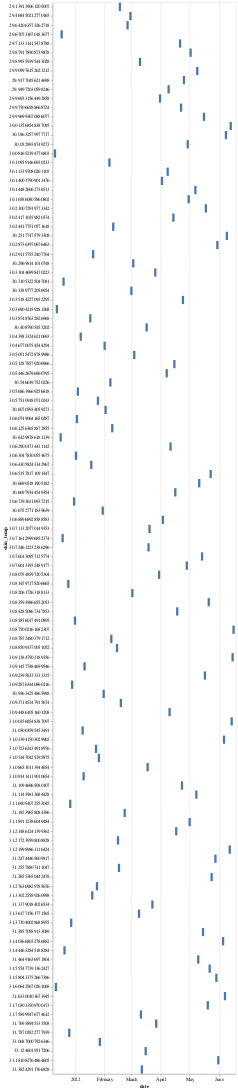

Source (notebook cell):
### Code cell
values = to_values(df)

alt.Chart.from_dict({
    "data": values,
    "mark": "bar",
    "encoding": {
        "x": {
            "field": "date",
            "type": "temporal",
        },
        "y": {
            "field": "skin_temp",
            "type": "nominal",
        },
    }
})

### Figure 1 — Vega-Lite specification as saved in the notebook (floating-point values rounded to 4 significant figures)
{"config": {"view": {"continuousWidth": 400, "continuousHeight": 300}}, "data": {"name": "data-a56706273315f98f33801e46f86eaec9"}, "mark": "bar", "encoding": {"x": {"field": "date", "type": "temporal"}, "y": {"field": "skin_temp", "type": "nominal"}}, "$schema": "https://vega.github.io/schema/vega-lite/v4.17.0.json", "datasets": {"data-a56706273315f98f33801e46f86eaec9": [{"date": "2022-03-04", "overall_score": 67, "composition_score": 17, "revitalization_score": 15, "duration_score": 35, "deep_sleep_in_minutes": 66, "resting_heart_rate": 60, "restlessness": 0.07348, "avg_bpm": 66.49, "Moon Phase": "New Moon", "skin_temp": 30.51}, {"date": "2022-03-10", "overall_score": 88, "composition_score": 21, "revitalization_score": 22, "duration_score": 45, "deep_sleep_in_minutes": 126, "resting_heart_rate": 60, "restlessness": 0.05469, "avg_bpm": 60.62, "Moon Phase": "First Quarter", "skin_temp": 29.9}, {"date": "2022-04-25", "overall_score": 56, "composition_score": 15, "revitalization_score": 15, "duration_score": 26, "deep_sleep_in_minutes": 23, "resting_heart_rate": 56, "restlessness": 0.1002, "avg_bpm": 60.97, "Moon Phase": "Third Quarter", "skin_temp": 29.92}, {"date": "2022-06-08", "overall_score": 75, "composition_score": 20, "revitalization_score": 19, "duration_score": 36, "deep_sleep_in_minutes": 69, "resting_heart_rate": 55, "restlessness": 0.08782, "avg_bpm": 59.4, "Moon Phase": "First Quarter", "skin_temp": 30.02}, {"date": "2022-01-01", "overall_score": 68, "composition_score": 19, "revitalization_score": 18, "duration_score": 31, "deep_sleep_in_minutes": 69, "resting_heart_rate": 60, "restlessness": 0.0812, "avg_bpm": 58.89, "Moon Phase": "New Moon", "skin_temp": 30.86}, {"date": "2022-06-09", "overall_score": 76, "composition_score": 22, "revitalization_score": 16, "duration_score": 38, "deep_sleep_in_minutes": 88, "resting_heart_rate": 54, "restlessness": 0.07064, "avg_bpm": 53.85, "Moon Phase": "First Quarter", "skin_temp": 30.25}, {"date": "2022-04-24", "overall_score": 68, "composition_score": 16, "revitalization_score": 15, "duration_score": 37, "deep_sleep_in_minutes": 49, "resting_heart_rate": 54, "restlessness": 0.07904, "avg_bpm": 68.52, "Moon Phase": "Third Quarter", "skin_temp": 30.35}, {"date": "2022-04-30", "overall_score": 78, "composition_score": 21, "revitalization_score": 18, "duration_score": 39, "deep_sleep_in_minutes": 81, "resting_heart_rate": 58, "restlessness": 0.07328, "avg_bpm": 61.29, "Moon Phase": "New Moon", "skin_temp": 30.17}, {"date": "2022-04-18", "overall_score": 84, "composition_score": 21, "revitalization_score": 22, "duration_score": 41, "deep_sleep_in_minutes": 71, "resting_heart_rate": 53, "restlessness": 0.07121, "avg_bpm": 53.88, "Moon Phase": "Full Moon", "skin_temp": 30.84}, {"date": "2022-03-11", "overall_score": 84, "composition_score": 21, "revitalization_score": 18, "duration_score": 45, "deep_sleep_in_minutes": 68, "resting_heart_rate": 58, "restlessness": 0.09281, "avg_bpm": 60.27, "Moon Phase": "First Quarter", "skin_temp": 31.76}, {"date": "2022-01-02", "overall_score": 84, "composition_score": 19, "revitalization_score": 20, "duration_score": 45, "deep_sleep_in_minutes": 81, "resting_heart_rate": 61, "restlessness": 0.06058, "avg_bpm": 66.38, "Moon Phase": "New Moon", "skin_temp": 30.63}, {"date": "2022-01-03", "overall_score": 68, "composition_score": 19, "revitalization_score": 15, "duration_score": 34, "deep_sleep_in_minutes": 58, "resting_heart_rate": 60, "restlessness": 0.0801, "avg_bpm": 59.81, "Moon Phase": "New Moon", "skin_temp": 30.61}, {"date": "2022-01-17", "overall_score": 80, "composition_score": 21, "revitalization_score": 21, "duration_score": 38, "deep_sleep_in_minutes": 69, "resting_heart_rate": 58, "restlessness": 0.06236, "avg_bpm": 58.72, "Moon Phase": "Full Moon", "skin_temp": 30.39}, {"date": "2022-03-12", "overall_score": 87, "composition_score": 22, "revitalization_score": 20, "duration_score": 45, "deep_sleep_in_minutes": 95, "resting_heart_rate": 58, "restlessness": 0.07602, "avg_bpm": 64.24, "Moon Phase": "First Quarter", "skin_temp": 33.38}, {"date": "2022-04-23", "overall_score": 76, "composition_score": 20, "revitalization_score": 21, "duration_score": 35, "deep_sleep_in_minutes": 102, "resting_heart_rate": 56, "restlessness": 0.1007, "avg_bpm": 59.54, "Moon Phase": "Third Quarter", "skin_temp": 31.11}, {"date": "2022-03-16", "overall_score": 78, "composition_score": 17, "revitalization_score": 20, "duration_score": 41, "deep_sleep_in_minutes": 82, "resting_heart_rate": 58, "restlessness": 0.06918, "avg_bpm": 56.09, "Moon Phase": "Full Moon", "skin_temp": 33.12}, {"date": "2022-03-02", "overall_score": 76, "composition_score": 18, "revitalization_score": 19, "duration_score": 39, "deep_sleep_in_minutes": 88, "resting_heart_rate": 58, "restlessness": 0.07042, "avg_bpm": 62.25, "Moon Phase": "New Moon", "skin_temp": 30.82}, {"date": "2022-01-07", "overall_score": 69, "composition_score": 19, "revitalization_score": 14, "duration_score": 36, "deep_sleep_in_minutes": 89, "resting_heart_rate": 62, "restlessness": 0.06674, "avg_bpm": 69.11, "Moon Phase": "First Quarter", "skin_temp": 30.44}, {"date": "2022-03-03", "overall_score": 78, "composition_score": 21, "revitalization_score": 16, "duration_score": 41, "deep_sleep_in_minutes": 96, "resting_heart_rate": 58, "restlessness": 0.06867, "avg_bpm": 67.02, "Moon Phase": "New Moon", "skin_temp": 30.3}, {"date": "2022-03-17", "overall_score": 87, "composition_score": 21, "revitalization_score": 21, "duration_score": 45, "deep_sleep_in_minutes": 66, "resting_heart_rate": 57, "restlessness": 0.08371, "avg_bpm": 57.63, "Moon Phase": "Full Moon", "skin_temp": 30.41}, {"date": "2022-04-22", "overall_score": 79, "composition_score": 22, "revitalization_score": 17, "duration_score": 40, "deep_sleep_in_minutes": 103, "resting_heart_rate": 55, "restlessness": 0.07251, "avg_bpm": 55.62, "Moon Phase": "Third Quarter", "skin_temp": 29.98}, {"date": "2022-04-08", "overall_score": 82, "composition_score": 21, "revitalization_score": 22, "duration_score": 39, "deep_sleep_in_minutes": 68, "resting_heart_rate": 61, "restlessness": 0.07649, "avg_bpm": 61.77, "Moon Phase": "First Quarter", "skin_temp": 30.11}, {"date": "2022-03-01", "overall_score": 83, "composition_score": 21, "revitalization_score": 20, "duration_score": 42, "deep_sleep_in_minutes": 67, "resting_heart_rate": 58, "restlessness": 0.04676, "avg_bpm": 60.2, "Moon Phase": "New Moon", "skin_temp": 30.34}, {"date": "2022-01-04", "overall_score": 81, "composition_score": 22, "revitalization_score": 21, "duration_score": 38, "deep_sleep_in_minutes": 91, "resting_heart_rate": 62, "restlessness": 0.06529, "avg_bpm": 62.94, "Moon Phase": "New Moon", "skin_temp": 30.57}, {"date": "2022-01-10", "overall_score": 84, "composition_score": 21, "revitalization_score": 22, "duration_score": 41, "deep_sleep_in_minutes": 62, "resting_heart_rate": 63, "restlessness": 0.05579, "avg_bpm": 58.77, "Moon Phase": "First Quarter", "skin_temp": 31.09}, {"date": "2022-01-11", "overall_score": 73, "composition_score": 17, "revitalization_score": 21, "duration_score": 35, "deep_sleep_in_minutes": 77, "resting_heart_rate": 61, "restlessness": 0.06716, "avg_bpm": 61.55, "Moon Phase": "First Quarter", "skin_temp": 30.91}, {"date": "2022-04-09", "overall_score": 74, "composition_score": 17, "revitalization_score": 17, "duration_score": 40, "deep_sleep_in_minutes": 54, "resting_heart_rate": 58, "restlessness": 0.1098, "avg_bpm": 61.55, "Moon Phase": "First Quarter", "skin_temp": 29.95}, {"date": "2022-04-21", "overall_score": 76, "composition_score": 21, "revitalization_score": 14, "duration_score": 41, "deep_sleep_in_minutes": 68, "resting_heart_rate": 55, "restlessness": 0.05571, "avg_bpm": 64.03, "Moon Phase": "Third Quarter", "skin_temp": 29.71}, {"date": "2021-12-17", "overall_score": 72, "composition_score": 18, "revitalization_score": 20, "duration_score": 34, "deep_sleep_in_minutes": 58, "resting_heart_rate": 61, "restlessness": 0.08156, "avg_bpm": 61.4, "Moon Phase": "Full Moon", "skin_temp": 30.61}, {"date": "2022-05-07", "overall_score": 79, "composition_score": 19, "revitalization_score": 20, "duration_score": 40, "deep_sleep_in_minutes": 66, "resting_heart_rate": 56, "restlessness": 0.06505, "avg_bpm": 57.23, "Moon Phase": "First Quarter", "skin_temp": 30.14}, {"date": "2022-02-18", "overall_score": 78, "composition_score": 21, "revitalization_score": 16, "duration_score": 41, "deep_sleep_in_minutes": 70, "resting_heart_rate": 57, "restlessness": 0.09472, "avg_bpm": 58.8, "Moon Phase": "Full Moon", "skin_temp": 30.94}, {"date": "2022-05-11", "overall_score": 77, "composition_score": 17, "revitalization_score": 20, "duration_score": 40, "deep_sleep_in_minutes": 92, "resting_heart_rate": 56, "restlessness": 0.08566, "avg_bpm": 63.62, "Moon Phase": "First Quarter", "skin_temp": 30.67}, {"date": "2021-12-29", "overall_score": 78, "composition_score": 17, "revitalization_score": 21, "duration_score": 40, "deep_sleep_in_minutes": 85, "resting_heart_rate": 63, "restlessness": 0.0903, "avg_bpm": 60.96, "Moon Phase": "Third Quarter", "skin_temp": 30.93}, {"date": "2022-02-25", "overall_score": 75, "composition_score": 17, "revitalization_score": 21, "duration_score": 37, "deep_sleep_in_minutes": 51, "resting_heart_rate": 57, "restlessness": 0.07055, "avg_bpm": 54.95, "Moon Phase": "Third Quarter", "skin_temp": 29.64}, {"date": "2021-12-28", "overall_score": 80, "composition_score": 19, "revitalization_score": 16, "duration_score": 45, "deep_sleep_in_minutes": 116, "resting_heart_rate": 62, "restlessness": 0.09512, "avg_bpm": 63.18, "Moon Phase": "Third Quarter", "skin_temp": 31.37}, {"date": "2022-05-10", "overall_score": 77, "composition_score": 21, "revitalization_score": 15, "duration_score": 41, "deep_sleep_in_minutes": 100, "resting_heart_rate": 56, "restlessness": 0.0872, "avg_bpm": 56.93, "Moon Phase": "First Quarter", "skin_temp": 31.46}, {"date": "2022-05-28", "overall_score": 69, "composition_score": 17, "revitalization_score": 15, "duration_score": 37, "deep_sleep_in_minutes": 55, "resting_heart_rate": 55, "restlessness": 0.06991, "avg_bpm": 55.46, "Moon Phase": "New Moon", "skin_temp": 31.25}, {"date": "2022-05-14", "overall_score": 73, "composition_score": 15, "revitalization_score": 23, "duration_score": 35, "deep_sleep_in_minutes": 92, "resting_heart_rate": 55, "restlessness": 0.06744, "avg_bpm": 56.99, "Moon Phase": "Full Moon", "skin_temp": 30.76}, {"date": "2022-02-09", "overall_score": 80, "composition_score": 22, "revitalization_score": 18, "duration_score": 40, "deep_sleep_in_minutes": 89, "resting_heart_rate": 61, "restlessness": 0.07565, "avg_bpm": 61.81, "Moon Phase": "First Quarter", "skin_temp": 30.61}, {"date": "2022-02-08", "overall_score": 80, "composition_score": 20, "revitalization_score": 18, "duration_score": 42, "deep_sleep_in_minutes": 82, "resting_heart_rate": 61, "restlessness": 0.06256, "avg_bpm": 62.13, "Moon Phase": "First Quarter", "skin_temp": 30.88}, {"date": "2022-05-01", "overall_score": 74, "composition_score": 18, "revitalization_score": 17, "duration_score": 39, "deep_sleep_in_minutes": 61, "resting_heart_rate": 58, "restlessness": 0.09802, "avg_bpm": 58.11, "Moon Phase": "New Moon", "skin_temp": 31.19}, {"date": "2022-05-15", "overall_score": 76, "composition_score": 22, "revitalization_score": 17, "duration_score": 37, "deep_sleep_in_minutes": 97, "resting_heart_rate": 53, "restlessness": 0.09939, "avg_bpm": 51.21, "Moon Phase": "Full Moon", "skin_temp": 31.39}, {"date": "2021-12-11", "overall_score": 68, "composition_score": 17, "revitalization_score": 18, "duration_score": 33, "deep_sleep_in_minutes": 78, "resting_heart_rate": 60, "restlessness": 0.1108, "avg_bpm": 60.39, "Moon Phase": "First Quarter", "skin_temp": 30.08}, {"date": "2022-05-29", "overall_score": 76, "composition_score": 19, "revitalization_score": 21, "duration_score": 36, "deep_sleep_in_minutes": 95, "resting_heart_rate": 56, "restlessness": 0.07508, "avg_bpm": 59.22, "Moon Phase": "New Moon", "skin_temp": 31.58}, {"date": "2021-12-13", "overall_score": 75, "composition_score": 17, "revitalization_score": 21, "duration_score": 37, "deep_sleep_in_minutes": 76, "resting_heart_rate": 58, "restlessness": 0.08136, "avg_bpm": 62.73, "Moon Phase": "First Quarter", "skin_temp": 30.37}, {"date": "2022-02-22", "overall_score": 80, "composition_score": 20, "revitalization_score": 19, "duration_score": 41, "deep_sleep_in_minutes": 33, "resting_heart_rate": 57, "restlessness": 0.06562, "avg_bpm": 57.05, "Moon Phase": "Third Quarter", "skin_temp": 31.18}, {"date": "2022-05-17", "overall_score": 78, "composition_score": 18, "revitalization_score": 19, "duration_score": 41, "deep_sleep_in_minutes": 94, "resting_heart_rate": 50, "restlessness": 0.06465, "avg_bpm": 55.02, "Moon Phase": "Full Moon", "skin_temp": 30.92}, {"date": "2022-05-16", "overall_score": 80, "composition_score": 19, "revitalization_score": 22, "duration_score": 39, "deep_sleep_in_minutes": 86, "resting_heart_rate": 52, "restlessness": 0.07111, "avg_bpm": 51.23, "Moon Phase": "Full Moon", "skin_temp": 30.0}, {"date": "2022-05-02", "overall_score": 86, "composition_score": 22, "revitalization_score": 19, "duration_score": 45, "deep_sleep_in_minutes": 84, "resting_heart_rate": 58, "restlessness": 0.0644, "avg_bpm": 57.43, "Moon Phase": "New Moon", "skin_temp": 29.88}, {"date": "2021-12-12", "overall_score": 85, "composition_score": 20, "revitalization_score": 21, "duration_score": 44, "deep_sleep_in_minutes": 92, "resting_heart_rate": 60, "restlessness": 0.08574, "avg_bpm": 58.43, "Moon Phase": "First Quarter", "skin_temp": 31.61}, {"date": "2022-02-06", "overall_score": 76, "composition_score": 21, "revitalization_score": 14, "duration_score": 41, "deep_sleep_in_minutes": 73, "resting_heart_rate": 59, "restlessness": 0.06586, "avg_bpm": 68.57, "Moon Phase": "First Quarter", "skin_temp": 30.11}, {"date": "2022-02-07", "overall_score": 77, "composition_score": 20, "revitalization_score": 19, "duration_score": 38, "deep_sleep_in_minutes": 52, "resting_heart_rate": 61, "restlessness": 0.05937, "avg_bpm": 64.69, "Moon Phase": "First Quarter", "skin_temp": 30.55}, {"date": "2022-05-30", "overall_score": 75, "composition_score": 21, "revitalization_score": 17, "duration_score": 37, "deep_sleep_in_minutes": 70, "resting_heart_rate": 55, "restlessness": 0.05293, "avg_bpm": 58.09, "Moon Phase": "New Moon", "skin_temp": 30.29}, {"date": "2022-05-24", "overall_score": 74, "composition_score": 18, "revitalization_score": 20, "duration_score": 36, "deep_sleep_in_minutes": 47, "resting_heart_rate": 57, "restlessness": 0.08834, "avg_bpm": 57.46, "Moon Phase": "Third Quarter", "skin_temp": 31.27}, {"date": "2021-12-20", "overall_score": 79, "composition_score": 21, "revitalization_score": 21, "duration_score": 37, "deep_sleep_in_minutes": 80, "resting_heart_rate": 63, "restlessness": 0.1226, "avg_bpm": 57.2, "Moon Phase": "Full Moon", "skin_temp": 30.31}, {"date": "2022-05-18", "overall_score": 74, "composition_score": 21, "revitalization_score": 14, "duration_score": 39, "deep_sleep_in_minutes": 113, "resting_heart_rate": 50, "restlessness": 0.06726, "avg_bpm": 65.07, "Moon Phase": "Full Moon", "skin_temp": 30.21}, {"date": "2022-02-10", "overall_score": 83, "composition_score": 22, "revitalization_score": 22, "duration_score": 39, "deep_sleep_in_minutes": 101, "resting_heart_rate": 61, "restlessness": 0.06543, "avg_bpm": 60.05, "Moon Phase": "First Quarter", "skin_temp": 30.24}, {"date": "2021-12-21", "overall_score": 78, "composition_score": 20, "revitalization_score": 21, "duration_score": 37, "deep_sleep_in_minutes": 74, "resting_heart_rate": 62, "restlessness": 0.08783, "avg_bpm": 61.23, "Moon Phase": "Full Moon", "skin_temp": 31.44}, {"date": "2022-05-31", "overall_score": 79, "composition_score": 20, "revitalization_score": 18, "duration_score": 41, "deep_sleep_in_minutes": 90, "resting_heart_rate": 55, "restlessness": 0.06713, "avg_bpm": 55.69, "Moon Phase": "New Moon", "skin_temp": 33.18}, {"date": "2021-12-25", "overall_score": 82, "composition_score": 21, "revitalization_score": 22, "duration_score": 39, "deep_sleep_in_minutes": 73, "resting_heart_rate": 61, "restlessness": 0.07479, "avg_bpm": 63.87, "Moon Phase": "Third Quarter", "skin_temp": 30.81}, {"date": "2022-05-09", "overall_score": 78, "composition_score": 21, "revitalization_score": 16, "duration_score": 41, "deep_sleep_in_minutes": 66, "resting_heart_rate": 55, "restlessness": 0.09082, "avg_bpm": 57.77, "Moon Phase": "First Quarter", "skin_temp": 29.91}, {"date": "2022-02-14", "overall_score": 72, "composition_score": 18, "revitalization_score": 19, "duration_score": 35, "deep_sleep_in_minutes": 76, "resting_heart_rate": 58, "restlessness": 0.08426, "avg_bpm": 57.19, "Moon Phase": "Full Moon", "skin_temp": 30.89}, {"date": "2021-12-31", "overall_score": 88, "composition_score": 22, "revitalization_score": 20, "duration_score": 46, "deep_sleep_in_minutes": 86, "resting_heart_rate": 61, "restlessness": 0.05209, "avg_bpm": 66.79, "Moon Phase": "New Moon", "skin_temp": 30.67}, {"date": "2021-12-19", "overall_score": 71, "composition_score": 21, "revitalization_score": 15, "duration_score": 35, "deep_sleep_in_minutes": 80, "resting_heart_rate": 61, "restlessness": 0.08219, "avg_bpm": 62.2, "Moon Phase": "Full Moon", "skin_temp": 30.72}, {"date": "2022-02-28", "overall_score": 74, "composition_score": 17, "revitalization_score": 20, "duration_score": 37, "deep_sleep_in_minutes": 58, "resting_heart_rate": 59, "restlessness": 0.08381, "avg_bpm": 59.77, "Moon Phase": "New Moon", "skin_temp": 29.47}, {"date": "2022-05-21", "overall_score": 77, "composition_score": 21, "revitalization_score": 19, "duration_score": 37, "deep_sleep_in_minutes": 72, "resting_heart_rate": 57, "restlessness": 0.06889, "avg_bpm": 55.74, "Moon Phase": "Third Quarter", "skin_temp": 30.84}, {"date": "2022-05-20", "overall_score": 65, "composition_score": 17, "revitalization_score": 14, "duration_score": 34, "deep_sleep_in_minutes": 57, "resting_heart_rate": 54, "restlessness": 0.09637, "avg_bpm": 60.49, "Moon Phase": "Third Quarter", "skin_temp": 31.7}, {"date": "2021-12-18", "overall_score": 82, "composition_score": 19, "revitalization_score": 19, "duration_score": 44, "deep_sleep_in_minutes": 61, "resting_heart_rate": 61, "restlessness": 0.1211, "avg_bpm": 68.86, "Moon Phase": "Full Moon", "skin_temp": 29.67}, {"date": "2022-02-15", "overall_score": 83, "composition_score": 21, "revitalization_score": 21, "duration_score": 41, "deep_sleep_in_minutes": 64, "resting_heart_rate": 58, "restlessness": 0.0705, "avg_bpm": 58.47, "Moon Phase": "Full Moon", "skin_temp": 31.22}, {"date": "2022-05-08", "overall_score": 76, "composition_score": 20, "revitalization_score": 16, "duration_score": 40, "deep_sleep_in_minutes": 71, "resting_heart_rate": 54, "restlessness": 0.1043, "avg_bpm": 61.44, "Moon Phase": "First Quarter", "skin_temp": 31.11}, {"date": "2022-02-01", "overall_score": 81, "composition_score": 21, "revitalization_score": 19, "duration_score": 41, "deep_sleep_in_minutes": 54, "resting_heart_rate": 59, "restlessness": 0.06438, "avg_bpm": 64.13, "Moon Phase": "New Moon", "skin_temp": 30.47}, {"date": "2022-02-17", "overall_score": 74, "composition_score": 20, "revitalization_score": 18, "duration_score": 36, "deep_sleep_in_minutes": 67, "resting_heart_rate": 57, "restlessness": 0.07605, "avg_bpm": 66.12, "Moon Phase": "Full Moon", "skin_temp": 29.14}, {"date": "2021-12-26", "overall_score": 72, "composition_score": 17, "revitalization_score": 16, "duration_score": 39, "deep_sleep_in_minutes": 58, "resting_heart_rate": 61, "restlessness": 0.06397, "avg_bpm": 63.26, "Moon Phase": "Third Quarter", "skin_temp": 31.79}, {"date": "2022-05-22", "overall_score": 71, "composition_score": 17, "revitalization_score": 19, "duration_score": 35, "deep_sleep_in_minutes": 49, "resting_heart_rate": 56, "restlessness": 0.07432, "avg_bpm": 57.73, "Moon Phase": "Third Quarter", "skin_temp": 31.56}, {"date": "2022-05-23", "overall_score": 75, "composition_score": 21, "revitalization_score": 17, "duration_score": 37, "deep_sleep_in_minutes": 48, "resting_heart_rate": 56, "restlessness": 0.06964, "avg_bpm": 56.22, "Moon Phase": "Third Quarter", "skin_temp": 30.65}, {"date": "2022-02-02", "overall_score": 83, "composition_score": 22, "revitalization_score": 18, "duration_score": 43, "deep_sleep_in_minutes": 100, "resting_heart_rate": 59, "restlessness": 0.05491, "avg_bpm": 60.89, "Moon Phase": "New Moon", "skin_temp": 30.61}, {"date": "2021-12-27", "overall_score": 83, "composition_score": 21, "revitalization_score": 21, "duration_score": 41, "deep_sleep_in_minutes": 78, "resting_heart_rate": 62, "restlessness": 0.06518, "avg_bpm": 64.77, "Moon Phase": "Third Quarter", "skin_temp": 31.17}, {"date": "2022-02-16", "overall_score": 80, "composition_score": 23, "revitalization_score": 19, "duration_score": 38, "deep_sleep_in_minutes": 108, "resting_heart_rate": 57, "restlessness": 0.08154, "avg_bpm": 61.5, "Moon Phase": "Full Moon", "skin_temp": 31.26}, {"date": "2022-03-31", "overall_score": 71, "composition_score": 18, "revitalization_score": 13, "duration_score": 40, "deep_sleep_in_minutes": 102, "resting_heart_rate": 56, "restlessness": 0.08245, "avg_bpm": 67.46, "Moon Phase": "New Moon", "skin_temp": 29.97}, {"date": "2022-03-19", "overall_score": 79, "composition_score": 22, "revitalization_score": 16, "duration_score": 41, "deep_sleep_in_minutes": 104, "resting_heart_rate": 56, "restlessness": 0.06515, "avg_bpm": 62.06, "Moon Phase": "Full Moon", "skin_temp": 30.72}, {"date": "2022-04-10", "overall_score": 81, "composition_score": 22, "revitalization_score": 15, "duration_score": 44, "deep_sleep_in_minutes": 98, "resting_heart_rate": 57, "restlessness": 0.1141, "avg_bpm": 57.38, "Moon Phase": "First Quarter", "skin_temp": 30.94}, {"date": "2022-01-20", "overall_score": 79, "composition_score": 22, "revitalization_score": 16, "duration_score": 41, "deep_sleep_in_minutes": 85, "resting_heart_rate": 59, "restlessness": 0.06445, "avg_bpm": 62.08, "Moon Phase": "Full Moon", "skin_temp": 30.29}, {"date": "2022-06-15", "overall_score": 80, "composition_score": 21, "revitalization_score": 20, "duration_score": 39, "deep_sleep_in_minutes": 103, "resting_heart_rate": 55, "restlessness": 0.06216, "avg_bpm": 63.22, "Moon Phase": "Full Moon", "skin_temp": 30.91}, {"date": "2022-01-09", "overall_score": 76, "composition_score": 19, "revitalization_score": 19, "duration_score": 38, "deep_sleep_in_minutes": 107, "resting_heart_rate": 65, "restlessness": 0.0843, "avg_bpm": 62.01, "Moon Phase": "First Quarter", "skin_temp": 31.03}, {"date": "2022-06-14", "overall_score": 70, "composition_score": 21, "revitalization_score": 14, "duration_score": 35, "deep_sleep_in_minutes": 68, "resting_heart_rate": 53, "restlessness": 0.08954, "avg_bpm": 57.89, "Moon Phase": "Full Moon", "skin_temp": 31.0}, {"date": "2022-03-18", "overall_score": 78, "composition_score": 18, "revitalization_score": 18, "duration_score": 42, "deep_sleep_in_minutes": 69, "resting_heart_rate": 56, "restlessness": 0.09072, "avg_bpm": 59.7, "Moon Phase": "Full Moon", "skin_temp": 31.09}, {"date": "2022-04-11", "overall_score": 77, "composition_score": 19, "revitalization_score": 21, "duration_score": 37, "deep_sleep_in_minutes": 55, "resting_heart_rate": 57, "restlessness": 0.06514, "avg_bpm": 59.63, "Moon Phase": "First Quarter", "skin_temp": 30.63}, {"date": "2022-03-30", "overall_score": 74, "composition_score": 16, "revitalization_score": 22, "duration_score": 36, "deep_sleep_in_minutes": 65, "resting_heart_rate": 57, "restlessness": 0.06485, "avg_bpm": 67.31, "Moon Phase": "New Moon", "skin_temp": 30.81}, {"date": "2022-03-26", "overall_score": 74, "composition_score": 18, "revitalization_score": 19, "duration_score": 37, "deep_sleep_in_minutes": 71, "resting_heart_rate": 58, "restlessness": 0.0625, "avg_bpm": 60.53, "Moon Phase": "Third Quarter", "skin_temp": 30.31}, {"date": "2022-04-07", "overall_score": 72, "composition_score": 18, "revitalization_score": 13, "duration_score": 41, "deep_sleep_in_minutes": 80, "resting_heart_rate": 59, "restlessness": 0.08713, "avg_bpm": 60.98, "Moon Phase": "First Quarter", "skin_temp": 30.54}, {"date": "2022-01-23", "overall_score": 85, "composition_score": 22, "revitalization_score": 18, "duration_score": 45, "deep_sleep_in_minutes": 95, "resting_heart_rate": 59, "restlessness": 0.08422, "avg_bpm": 59.46, "Moon Phase": "Third Quarter", "skin_temp": 31.07}, {"date": "2022-06-16", "overall_score": 69, "composition_score": 21, "revitalization_score": 13, "duration_score": 35, "deep_sleep_in_minutes": 81, "resting_heart_rate": 56, "restlessness": 0.1009, "avg_bpm": 57.97, "Moon Phase": "Full Moon", "skin_temp": 30.88}, {"date": "2022-03-27", "overall_score": 69, "composition_score": 17, "revitalization_score": 19, "duration_score": 33, "deep_sleep_in_minutes": 95, "resting_heart_rate": 58, "restlessness": 0.09924, "avg_bpm": 58.45, "Moon Phase": "Third Quarter", "skin_temp": 31.77}, {"date": "2022-04-02", "overall_score": 69, "composition_score": 18, "revitalization_score": 15, "duration_score": 36, "deep_sleep_in_minutes": 109, "resting_heart_rate": 57, "restlessness": 0.0715, "avg_bpm": 59.97, "Moon Phase": "New Moon", "skin_temp": 30.14}, {"date": "2022-04-16", "overall_score": 85, "composition_score": 22, "revitalization_score": 21, "duration_score": 42, "deep_sleep_in_minutes": 89, "resting_heart_rate": 56, "restlessness": 0.077, "avg_bpm": 57.8, "Moon Phase": "Full Moon", "skin_temp": 30.67}, {"date": "2022-03-23", "overall_score": 83, "composition_score": 22, "revitalization_score": 21, "duration_score": 40, "deep_sleep_in_minutes": 103, "resting_heart_rate": 58, "restlessness": 0.08341, "avg_bpm": 59.96, "Moon Phase": "Third Quarter", "skin_temp": 31.34}, {"date": "2022-06-07", "overall_score": 75, "composition_score": 19, "revitalization_score": 19, "duration_score": 37, "deep_sleep_in_minutes": 74, "resting_heart_rate": 55, "restlessness": 0.05964, "avg_bpm": 58.89, "Moon Phase": "First Quarter", "skin_temp": 31.63}, {"date": "2022-06-13", "overall_score": 76, "composition_score": 21, "revitalization_score": 18, "duration_score": 37, "deep_sleep_in_minutes": 54, "resting_heart_rate": 53, "restlessness": 0.07966, "avg_bpm": 57.06, "Moon Phase": "Full Moon", "skin_temp": 30.01}, {"date": "2022-01-26", "overall_score": 78, "composition_score": 20, "revitalization_score": 17, "duration_score": 41, "deep_sleep_in_minutes": 102, "resting_heart_rate": 60, "restlessness": 0.06687, "avg_bpm": 62.25, "Moon Phase": "Third Quarter", "skin_temp": 31.07}, {"date": "2022-01-27", "overall_score": 63, "composition_score": 21, "revitalization_score": 19, "duration_score": 23, "deep_sleep_in_minutes": 44, "resting_heart_rate": 61, "restlessness": 0.07394, "avg_bpm": 59.19, "Moon Phase": "Third Quarter", "skin_temp": 33.07}, {"date": "2022-06-12", "overall_score": 80, "composition_score": 21, "revitalization_score": 18, "duration_score": 41, "deep_sleep_in_minutes": 64, "resting_heart_rate": 53, "restlessness": 0.05763, "avg_bpm": 55.4, "Moon Phase": "Full Moon", "skin_temp": 31.22}, {"date": "2022-06-06", "overall_score": 78, "composition_score": 17, "revitalization_score": 20, "duration_score": 41, "deep_sleep_in_minutes": 78, "resting_heart_rate": 55, "restlessness": 0.07011, "avg_bpm": 56.54, "Moon Phase": "First Quarter", "skin_temp": 31.03}, {"date": "2022-04-17", "overall_score": 75, "composition_score": 16, "revitalization_score": 18, "duration_score": 41, "deep_sleep_in_minutes": 64, "resting_heart_rate": 54, "restlessness": 0.1043, "avg_bpm": 52.22, "Moon Phase": "Full Moon", "skin_temp": 31.21}, {"date": "2022-04-03", "overall_score": 80, "composition_score": 22, "revitalization_score": 22, "duration_score": 36, "deep_sleep_in_minutes": 95, "resting_heart_rate": 59, "restlessness": 0.08359, "avg_bpm": 56.73, "Moon Phase": "New Moon", "skin_temp": 30.69}, {"date": "2022-04-15", "overall_score": 85, "composition_score": 21, "revitalization_score": 22, "duration_score": 42, "deep_sleep_in_minutes": 63, "resting_heart_rate": 58, "restlessness": 0.08619, "avg_bpm": 55.19, "Moon Phase": "Full Moon", "skin_temp": 30.51}, {"date": "2022-04-29", "overall_score": 80, "composition_score": 22, "revitalization_score": 17, "duration_score": 41, "deep_sleep_in_minutes": 100, "resting_heart_rate": 57, "restlessness": 0.0763, "avg_bpm": 60.93, "Moon Phase": "New Moon", "skin_temp": 30.05}, {"date": "2022-03-20", "overall_score": 66, "composition_score": 16, "revitalization_score": 17, "duration_score": 33, "deep_sleep_in_minutes": 42, "resting_heart_rate": 57, "restlessness": 0.08166, "avg_bpm": 64.7, "Moon Phase": "Full Moon", "skin_temp": 30.71}, {"date": "2022-01-19", "overall_score": 78, "composition_score": 22, "revitalization_score": 17, "duration_score": 39, "deep_sleep_in_minutes": 105, "resting_heart_rate": 57, "restlessness": 0.05611, "avg_bpm": 63.66, "Moon Phase": "Full Moon", "skin_temp": 31.33}, {"date": "2022-01-25", "overall_score": 71, "composition_score": 17, "revitalization_score": 20, "duration_score": 34, "deep_sleep_in_minutes": 60, "resting_heart_rate": 60, "restlessness": 0.06842, "avg_bpm": 59.66, "Moon Phase": "Third Quarter", "skin_temp": 30.58}, {"date": "2022-01-31", "overall_score": 80, "composition_score": 21, "revitalization_score": 19, "duration_score": 40, "deep_sleep_in_minutes": 74, "resting_heart_rate": 59, "restlessness": 0.05849, "avg_bpm": 58.6, "Moon Phase": "New Moon", "skin_temp": 30.94}, {"date": "2022-01-30", "overall_score": 85, "composition_score": 21, "revitalization_score": 22, "duration_score": 42, "deep_sleep_in_minutes": 88, "resting_heart_rate": 61, "restlessness": 0.0522, "avg_bpm": 61.77, "Moon Phase": "New Moon", "skin_temp": 30.68}, {"date": "2022-01-24", "overall_score": 72, "composition_score": 19, "revitalization_score": 20, "duration_score": 33, "deep_sleep_in_minutes": 70, "resting_heart_rate": 60, "restlessness": 0.0859, "avg_bpm": 61.21, "Moon Phase": "Third Quarter", "skin_temp": 31.28}, {"date": "2022-06-05", "overall_score": 79, "composition_score": 19, "revitalization_score": 19, "duration_score": 41, "deep_sleep_in_minutes": 93, "resting_heart_rate": 55, "restlessness": 0.08219, "avg_bpm": 55.98, "Moon Phase": "First Quarter", "skin_temp": 31.4}, {"date": "2022-01-18", "overall_score": 66, "composition_score": 15, "revitalization_score": 20, "duration_score": 31, "deep_sleep_in_minutes": 37, "resting_heart_rate": 57, "restlessness": 0.05803, "avg_bpm": 59.33, "Moon Phase": "Full Moon", "skin_temp": 30.64}, {"date": "2022-04-28", "overall_score": 81, "composition_score": 21, "revitalization_score": 18, "duration_score": 42, "deep_sleep_in_minutes": 64, "resting_heart_rate": 57, "restlessness": 0.05425, "avg_bpm": 60.05, "Moon Phase": "New Moon", "skin_temp": 30.76}, {"date": "2022-03-09", "overall_score": 74, "composition_score": 18, "revitalization_score": 17, "duration_score": 39, "deep_sleep_in_minutes": 99, "resting_heart_rate": 61, "restlessness": 0.08077, "avg_bpm": 59.48, "Moon Phase": "First Quarter", "skin_temp": 31.36}, {"date": "2022-04-14", "overall_score": 77, "composition_score": 23, "revitalization_score": 14, "duration_score": 40, "deep_sleep_in_minutes": 107, "resting_heart_rate": 56, "restlessness": 0.06935, "avg_bpm": 58.68, "Moon Phase": "Full Moon", "skin_temp": 30.24}]}}
